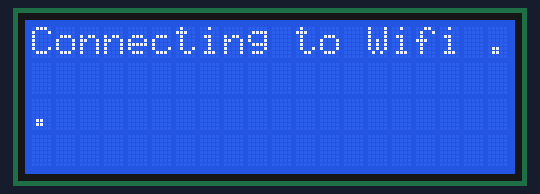
Simulated run of this sketch. Board: ESP8266 (NodeMCU). Parts: 20×4 character LCD. WiFi joins after 1.5 s; servers stay silent unless stated; network time is answered at once with the bench clock; the local clock reads 2024-03-15 10:24:30 at power-on unless the sketch sets it.

Above: at 1.1 s.
At 1.7 s:
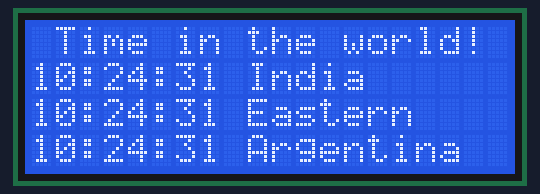
At 10.1 s:
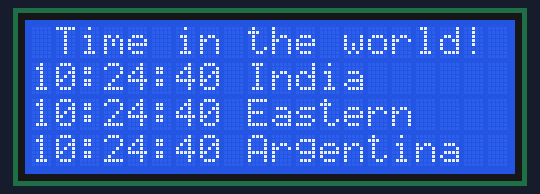
At 19.5 s:
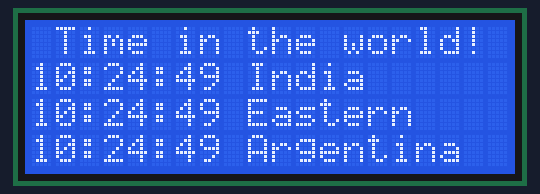
At 28.9 s:
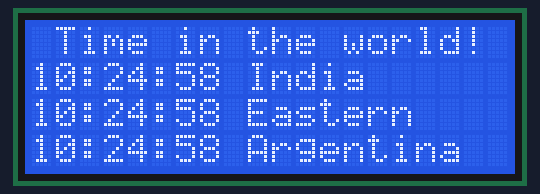
At 38.3 s:
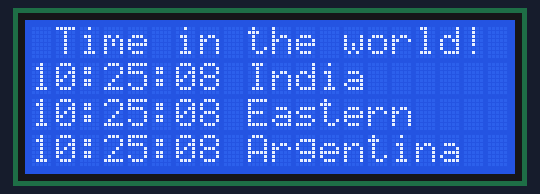

Measured:
- what the display in image 0 shows lasts 0.5 s, from 1.1 s to 1.6 s
- what the display in image 1 shows lasts 1.0 s, from 1.7 s to 2.7 s

The sketch:

main.ino
```cpp
/*****************************/
/*                           */
/*       Juan  Blanc         */
/*                           */
/*        Jan 2021           */
/*                           */
/*****************************/

#include <ESP8266WiFi.h>
#include <ESP8266HTTPClient.h>
#include <WiFiClient.h>
#include <NTPClient.h>
#include <WiFiUdp.h>
WiFiUDP ntpUDP;
NTPClient timeClient(ntpUDP);

#include <LiquidCrystal_I2C.h>
#define lcdDir 0x27
LiquidCrystal_I2C lcd(lcdDir,20,4);

void setup() {

  Serial.begin(115200);
    lcd.init();
      lcd.backlight();

  WiFi.mode(WIFI_STA);
    WiFi.begin("SSID", "passwd");  /* PELASE SET IT!  */

  timeClient.begin();
    lcd.setCursor(0,0);
      lcd.print(F("Connecting to Wifi "));

  while (WiFi.status() != WL_CONNECTED) { delay(500);  lcd.print("."); } /* This loop will print a line each time than is trying to connect to the AP */

  lcd.clear();
    lcd.setCursor(0,0);
      lcd.print(" Time in the world!");
}

void loop() {

//IST
timeClient.update();
timeClient.setTimeOffset(19800); //GMT -5:30 : The math is -5 * 60 * 60
lcd.setCursor(0,1);
lcd.print(timeClient.getFormattedTime());
lcd.setCursor(9,1);
lcd.print("India") ;

//EST
timeClient.update();
timeClient.setTimeOffset(-18000); //GMT -5 : The math is -5 * 60 * 60
lcd.setCursor(0,2);
lcd.print(timeClient.getFormattedTime());
lcd.setCursor(9,2);
lcd.print("Eastern") ;

//ARS
timeClient.update();
timeClient.setTimeOffset(-10800); // GMT -3 : The math is -3 * 60 * 60
lcd.setCursor(0,3);
lcd.print(timeClient.getFormattedTime());
lcd.setCursor(9,3);
lcd.print("Argentina") ;
  delay(1000);
}
```
